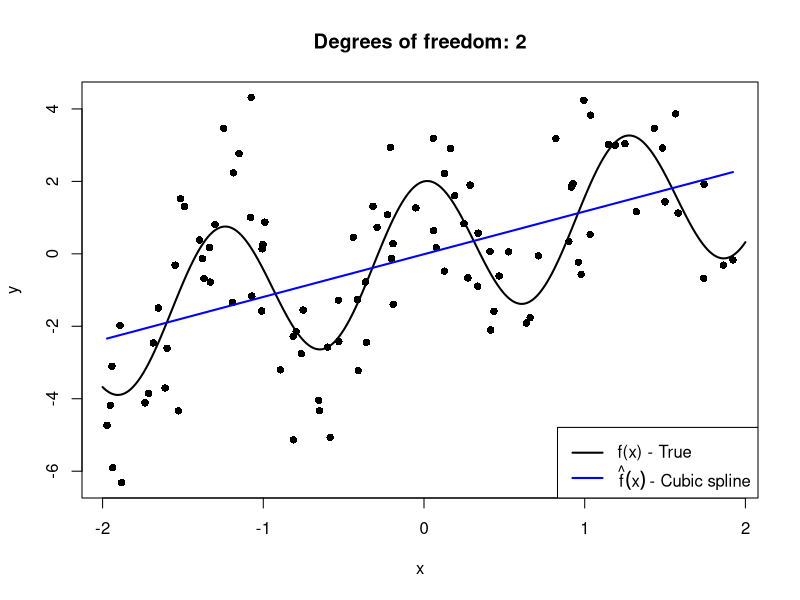
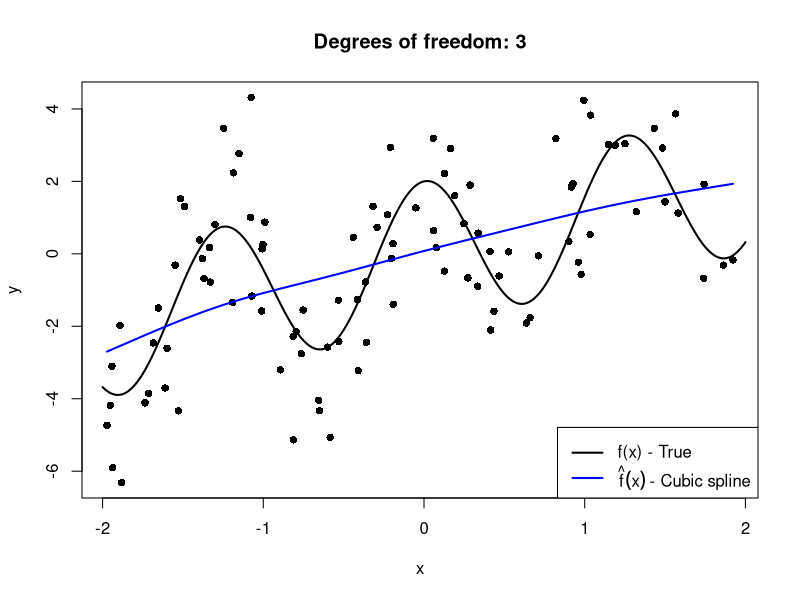
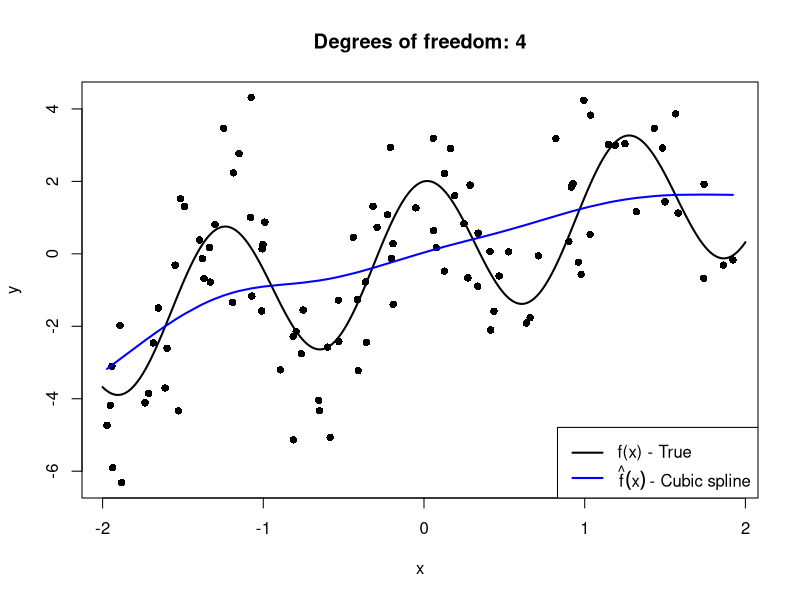
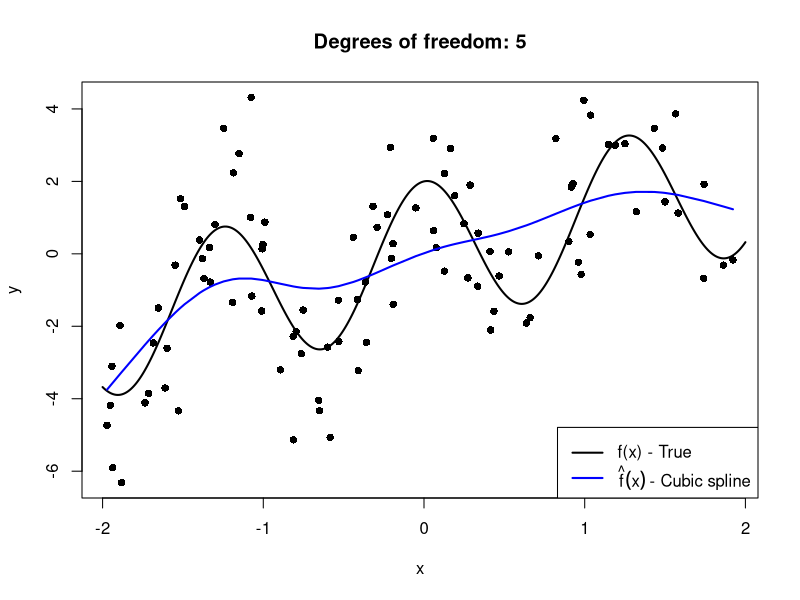
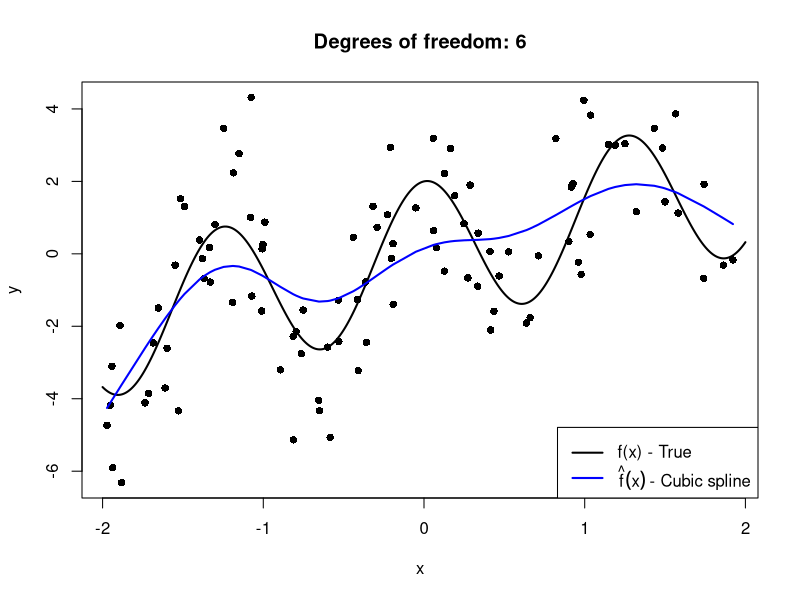
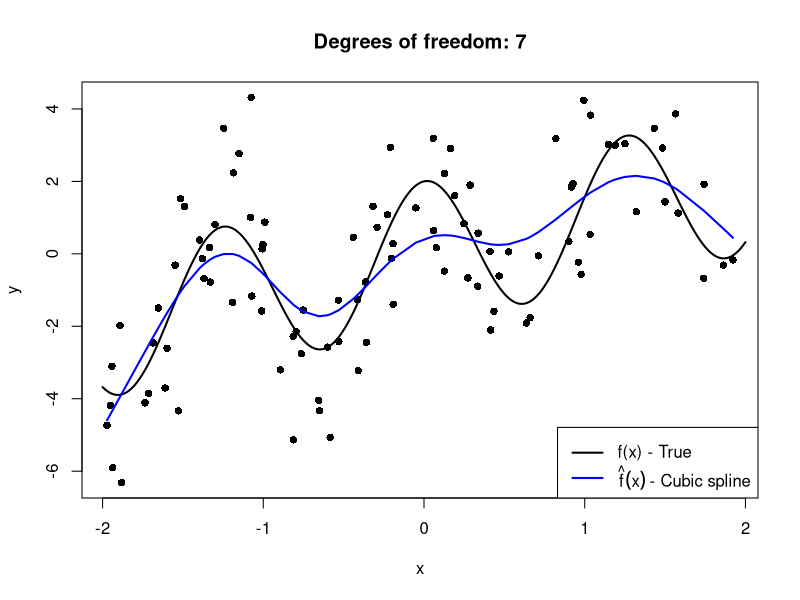
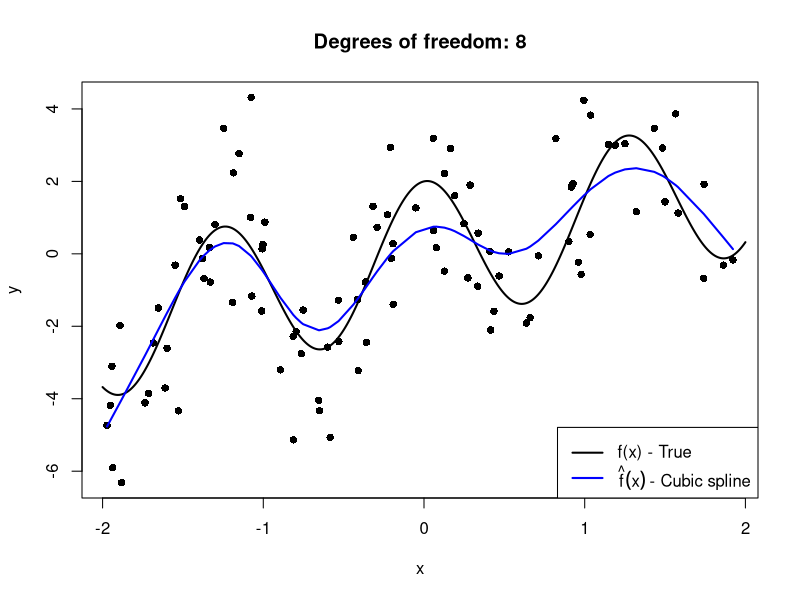
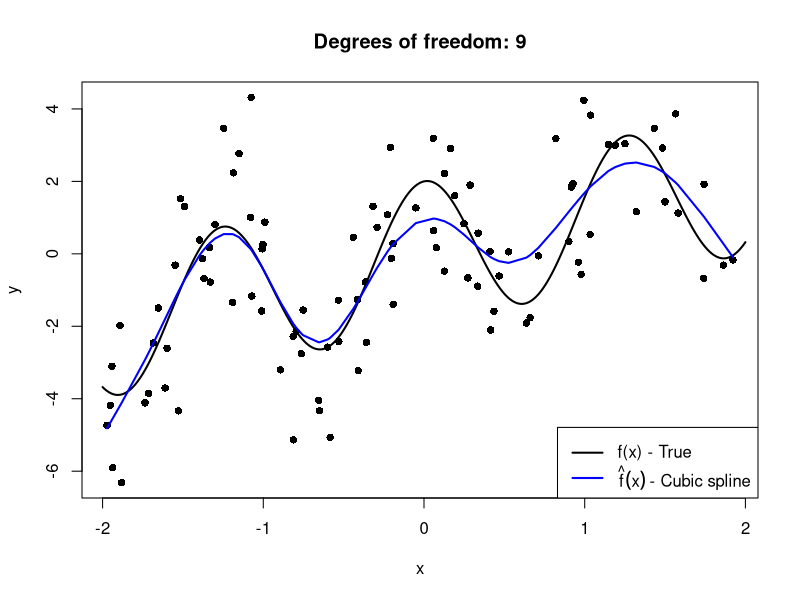

Reproduce these figures in R, in order.
## ---- chunk 1
set.seed(4026)

#Simulated data
x <- runif(100, -2, 2)
y <- x + 2*cos(5*x) + rnorm(100, sd = sqrt(2))

#The true function
xx <- seq(-2, 2, length.out = 1000)
f <- xx + 2*cos(5*xx)

#Fit cubic splines with increasing degrees of freedom
for(dof in 2:50){
  fhat <- smooth.spline(x, y, df = dof)
  plot(x, y, pch = 16)
  lines(xx, f, 'l', lwd = 2)
  lines(fhat, col = 'blue', lwd = 2)
  title(main = paste('Degrees of freedom:', dof))
  legend('bottomright', c('f(x) - True', expression(hat(f)(x) ~ '- Cubic spline')), 
         col = c('black', 'blue'), lty = 1, lwd = 2)
}
## ---- chunk 2
set.seed(1)

n <- 100        #Sample size
num_sims <- 1000#Number of iterations
dofs <- 2:24    #Model complexities

pred_mat <- matrix(nrow = num_sims, ncol = n) #To store each set of predictions
mses <- vector(length = num_sims)     #Also want to track the testing MSEs
red_err <- vector(length = num_sims)  #As well as the reducible error

#Herein we will capture the deconstructed components for each model
results <- data.frame(Var = NA, Bias2 = NA, Red_err = NA, MSE = NA)

#Testing data
x_test <- runif(n, -2, 2)
f_test <- x_test + 2*cos(5*x_test) #This is the part we don't know outside sims!!
y_test <- f_test + rnorm(n, sd = sqrt(2))

d <- 0 #To keep track of dof iterations, whilst easily changing the range above

for(dof in dofs) { #Repeat over all model complexities
  d <- d+1
  for(iter in 1:num_sims){ 
    
    #Training data
    x_train <- runif(n, -2, 2)
    y_train <- x_train + 2*cos(5*x_train) + rnorm(n, sd = sqrt(2))
    
    #Fit cubic spline
    spline_mod <- smooth.spline(x_train, y_train, df = dof)
    
    #Predict on OOS data
    yhat <- predict(spline_mod, x_test)$y
    
    #And store
    pred_mat[iter, ] <- yhat
    red_err[iter] <- mean((f_test - yhat)^2)
    mses[iter] <- mean((y_test - yhat)^2)
  }
  
  var_fhat <- mean(apply(pred_mat, 2, var)) #E[\hat{f} - E(\hat{f})]^2
  bias2_fhat <- mean((colMeans(pred_mat) - f_test)^2) #[E(\hat{f}) - f]^2
  reducible <- mean(red_err) #E[f - \hat{f}]^2
  MSE <- mean(mses)          #E[y_0 - \hat{f}]^2
  
  results[d, ] <- c(var_fhat, bias2_fhat, reducible, MSE)
}

#Plot the results

plot(dofs, results$Var, 'l', col = 'orange', lwd = 2,
     xlab = 'Model complexity', ylab = '', ylim = c(0, max(results[,-4])))
lines(dofs, results$Bias2, 'l', col = 'lightblue', lwd = 2)
lines(dofs, results$Red_err, 'l', col = 'darkred', lwd = 2)
abline(v = dofs[which.min(results$Red_err)], lty = 2)
# lines(dofs, results[, 4], 'l', lwd = 2)
